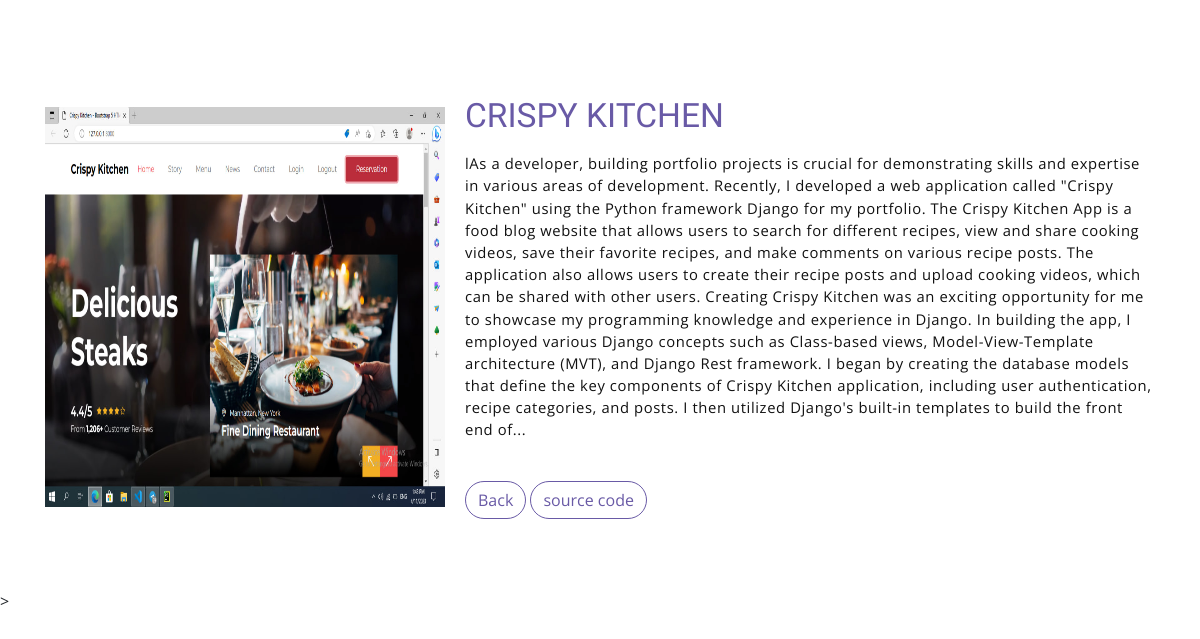
The page /project_detail/2/ on the database its author committed.
### main/models.py (models this page shows)
class Projects(models.Model):
    name = models.CharField(max_length=200)
    description = models.TextField()
    img = models.ImageField(upload_to='media/')
    link =  models.URLField(null=True, blank=True)
    exralink = models.URLField(null=True, blank=True)

### main/views.py (the view)
# urls.py: path('project_detail/<int:pk>/', project_detail, name='project_detail'),
def project_detail(request, pk):
    contex = {
        'project': Projects.objects.get(id=pk),
    }
    return render(request, 'project_detail.html', contex)

### templates/project_detail.html (shortened to what this page needs)
{%load static%}
<!DOCTYPE html>
<html lang="en">
<head>
    <link rel="stylesheet" href="{% static 'assets/vendors/themify-icons/css/themify-icons.css' %}">
	<link rel="stylesheet" href="{% static 'assets/css/meyawo.css' %}">
</head>
<body data-spy="scroll" data-target=".navbar" data-offset="40" id="home">
    <nav class="custom-navbar" data-spy="affix" data-offset-top="20">
        <div class="container">
            <ul class="nav">
            </ul>
            <a href="javascript:void(0)" id="nav-toggle" class="hamburger hamburger--elastic">
                <div class="hamburger-box">
                  <div class="hamburger-inner"></div>
                </div>
            </a>
        </div>
    </nav>
    <section class="section pt-0" id="about">
     <br>
     <br>
     <br>
     <br>
        <div class="container text-center">
            <div class="about">
                <div class="about-img-holder">
                    <img width="400px" height="400px" src="{{project.img.url}}" alt="Download free bootstrap 4 landing page, free boootstrap 4 templates, Download free bootstrap 4.1 landing page, free boootstrap 4.1.1 templates, meyawo Landing page">
                </div>
                <div class="about-caption">
                    <h2 class="section-title mb-3">{{project.name}}</h2>
                    <p><strong>{{project.description}}</strong>
                    </p>
                   <a href="{% url 'index'%}"> <button class="btn-rounded btn btn-outline-primary mt-4">Back</button></a>
                   <a href="{{project.link}}"> <button class="btn-rounded btn btn-outline-primary mt-4">source code</button></a>
                </div>
            </div>
        </div>
    </section>
</body>
</html>

### rows shown on the page
Projects: img (picture), name "CRISPY KITCHEN", description "lAs a developer, building portfolio projects is crucial for demonstrating skills and expertise in various areas of development. Recently, I developed a web application called \"Crispy Kitchen\" using the Python framework Django for my portfolio. The Crispy Kitchen App is a food blog website that allows users to search for different recipes, view and share cooking videos, save their favorite recipes, and make comments on various recipe posts. The application also allows users to create their recipe posts and upload cooking videos, which can be shared with other users. Creating Crispy Kitchen was an exciting opportunity for me to showcase my programming knowledge and experience in Django. In…"
